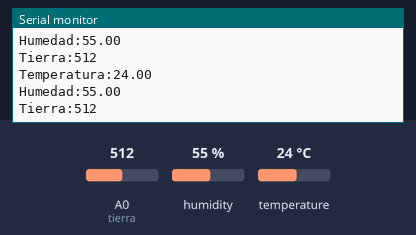
Recording of a sketch running on a simulated ESP8266 (NodeMCU). Parts: the last lines printed to the serial monitor. Inputs (shaded band) come from the test bench; at power-on: humidity 55 %, A0 (tierra) = 512, temperature 24 °C.

Above: at 1.8 s.
1.9 s: humidity set to 22 %
At 3.3 s:
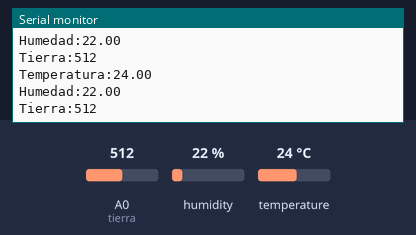
3.4 s: A0 (tierra) set to 716
At 4.7 s:
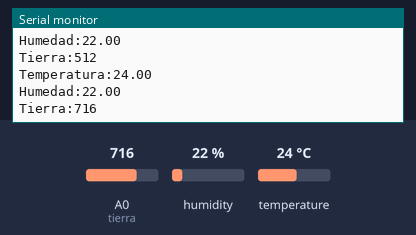
4.9 s: temperature set to 12 °C
At 6.3 s:
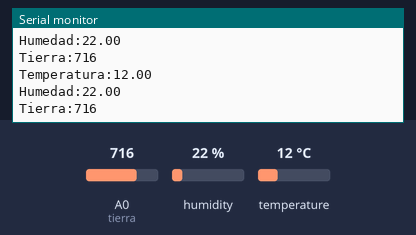
6.4 s: A0 (tierra) set to 900
At 7.7 s:
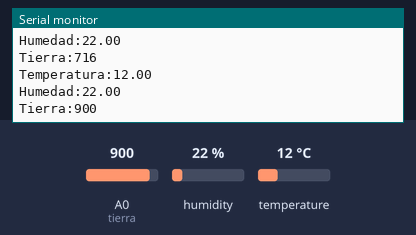
7.9 s: humidity set to 40 %
At 9.7 s:
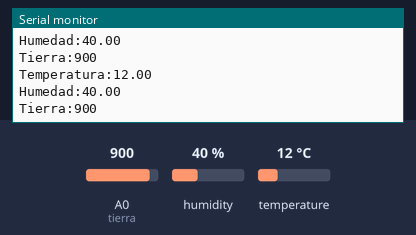
Timing chart, 0 to 10.4 s (numbered marks = the images above; inputs shaded):
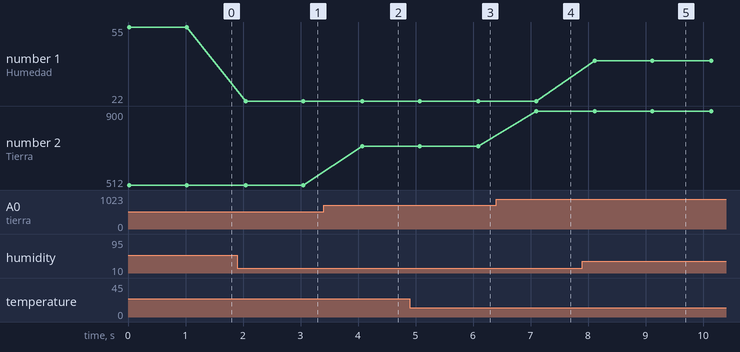

Measured:
- after the input at 1.9 s, the serial monitor: prints a new line after 0.15 s (image 1)
- after the input at 3.4 s, the serial monitor: prints a new line after 0.67 s (image 2)
- after the input at 4.9 s, the serial monitor: prints a new line after 1.2 s (image 3)
- after the input at 6.4 s, the serial monitor: prints a new line after 0.70 s (image 4)
- after the input at 7.9 s, the serial monitor: prints a new line after 0.22 s (image 5)
- plotted number 1: 55 → 22 after the input at 1.9 s, 22 → 40 after the input at 7.9 s
- plotted number 2: 512 → 716 after the input at 3.4 s, 716 → 900 after the input at 6.4 s

The sketch:

Jardin.ino
```cpp
#include "DHT.h"

#define DHT_PIN D8
#define ATOM D9
#define tierra A0

#define DHTTYPE DHT11
DHT dht(DHT_PIN, DHTTYPE);


void setup(){

  pinMode(DHT_PIN,INPUT);
  pinMode(tierra,INPUT);
  pinMode(ATOM,INPUT);
  Serial.begin(57600);
  dht.begin();
}


void loop(){
  float h = dht.readHumidity();
  float t = dht.readTemperature();
  Serial.print("Temperatura:");
  Serial.println(t);
  Serial.print("Humedad:");
  Serial.println(h);
  Serial.print("Tierra:");
  Serial.println(analogRead(tierra));

  digitalWrite(ATOM, HIGH);
  delay(1000);
}
```
